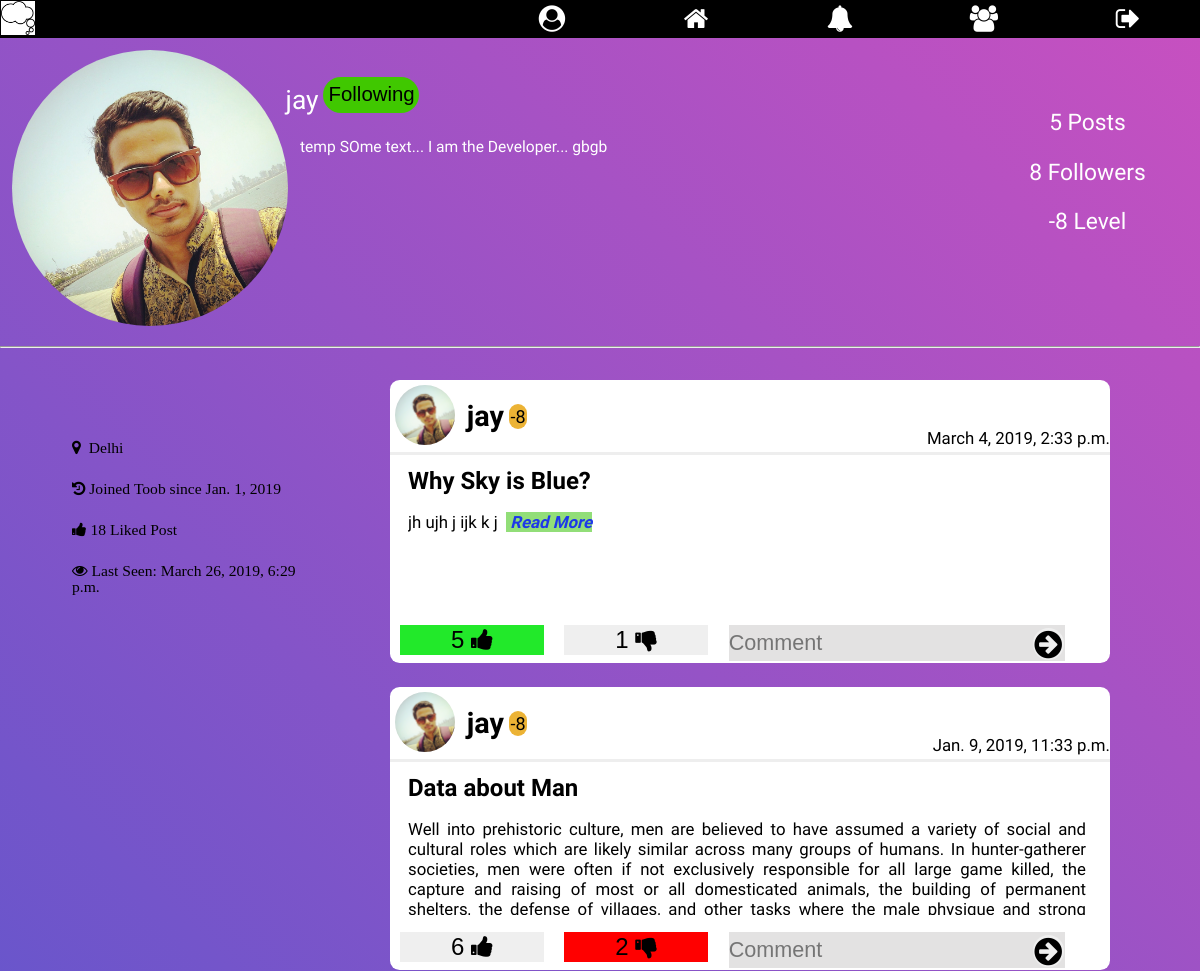
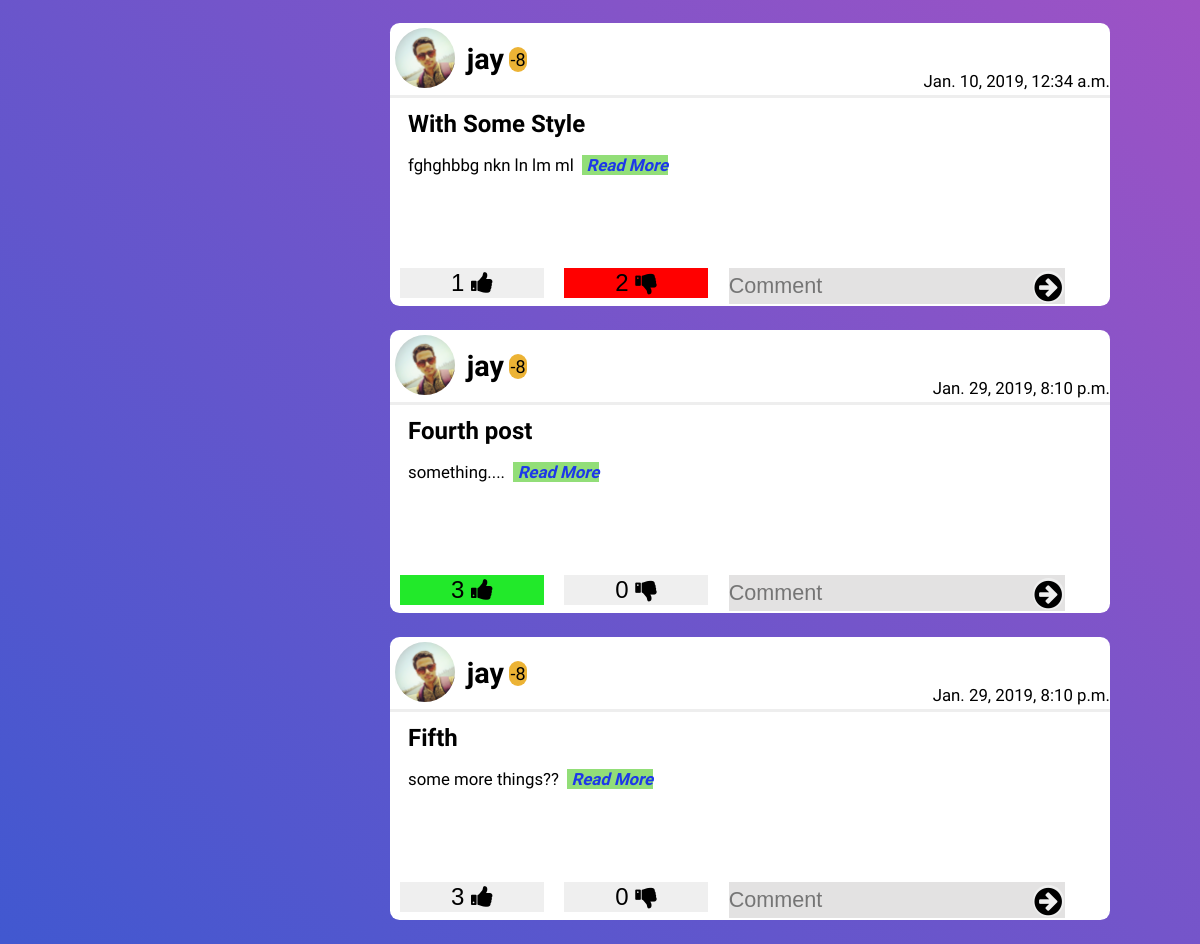
Page /profile/2/ (signed in) on the earlier database version (2 pictures, top to bottom).
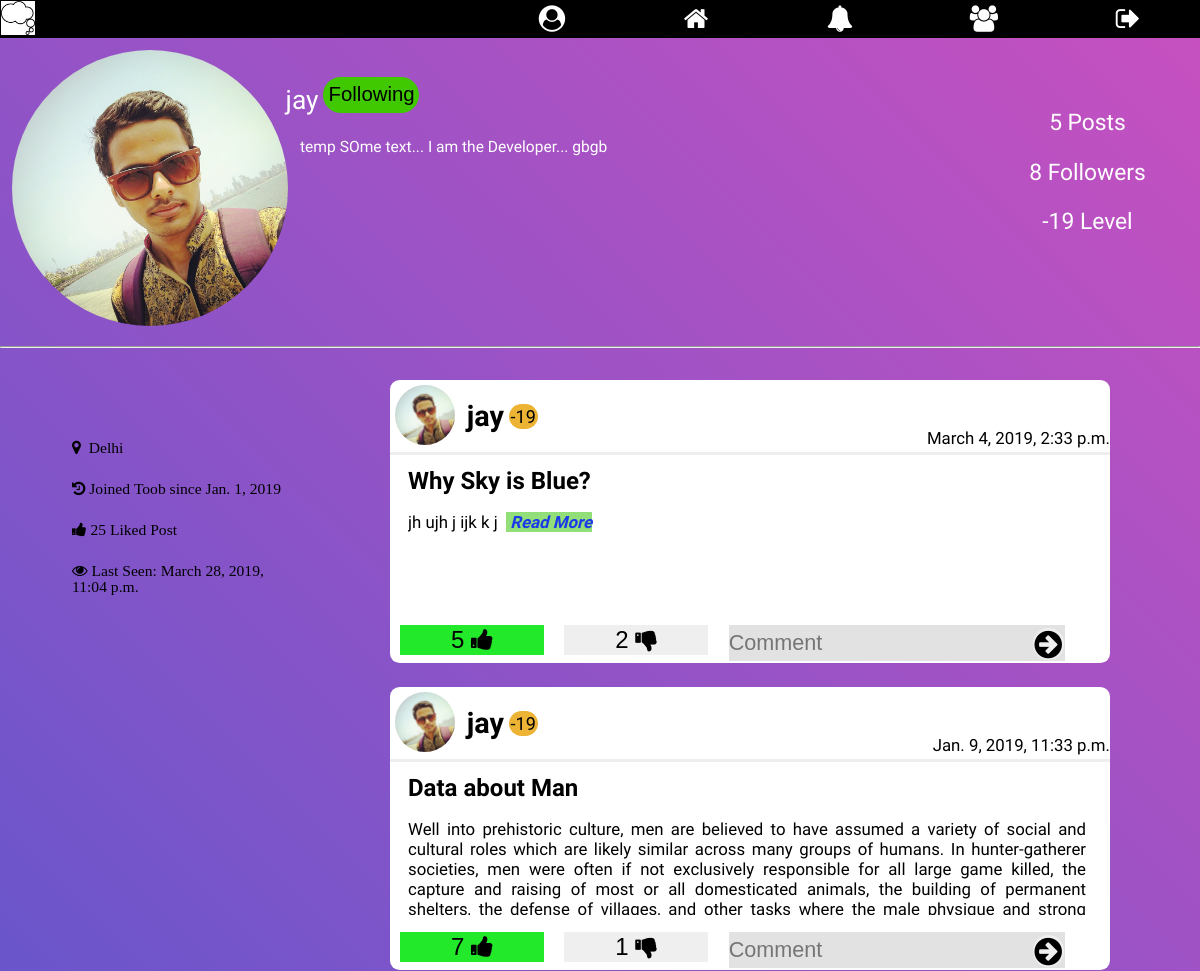
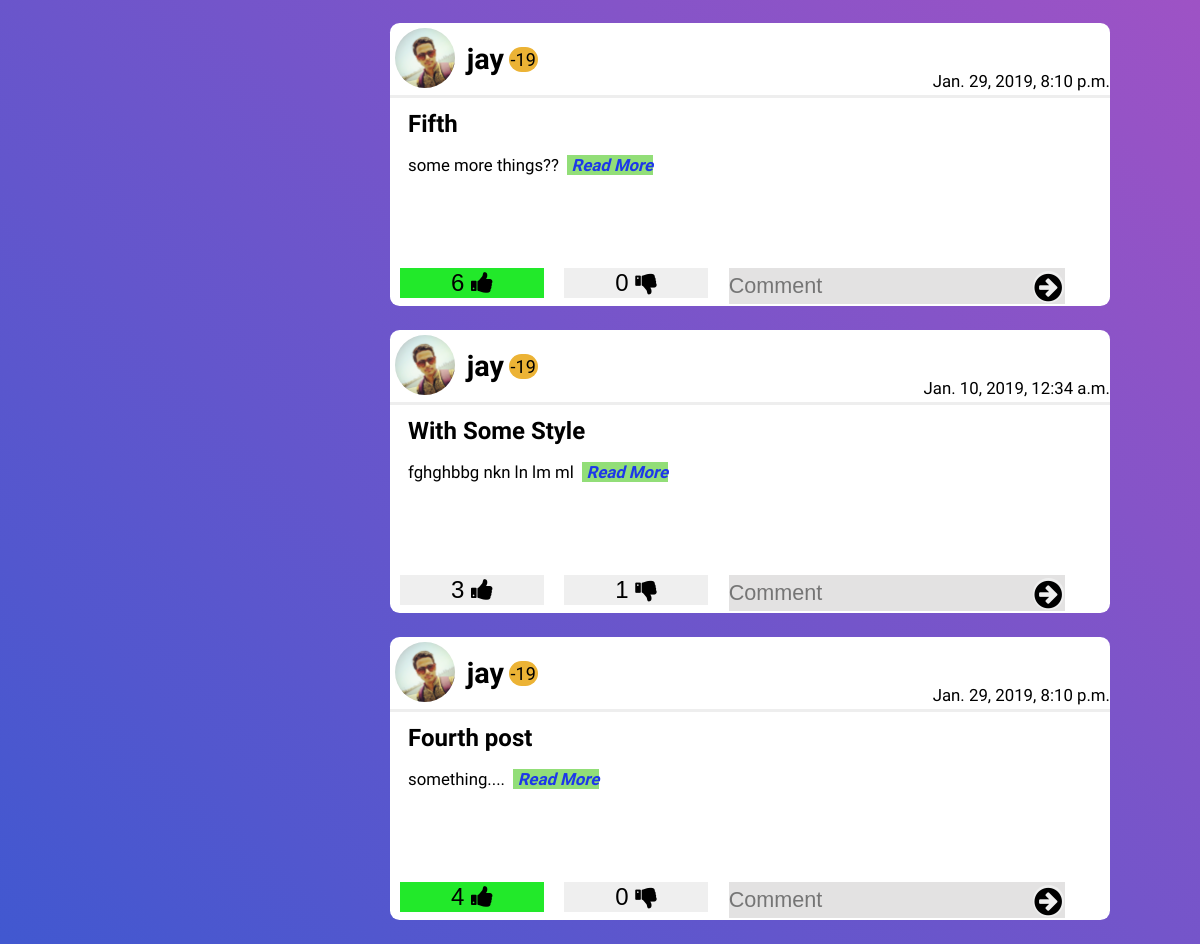
Same page on the later database version (2 pictures, top to bottom).
### signup/models.py (models this page shows)
class Profile(models.Model):
    user = models.OneToOneField(User, on_delete=models.CASCADE)
    gender = models.CharField(max_length=10, blank=True)
    city = models.CharField(max_length=30, blank=True)
    date_of_birth = models.DateField(null=True, blank=True)
    level = models.IntegerField(default=1)
    bio = models.TextField(max_length=410, default='Edit Bio')
    profile_pic = models.ImageField(
        blank=True,
        help_text="Select Your Profile Image",
    )
    date_of_joining = models.DateTimeField(editable=False,
                                           default=timezone.now)
    follows = models.ManyToManyField('Profile')
    def __str__(self):
        return str(self.user)

### home/models.py (models this page shows, shortened)
class Posts(models.Model):
    choices = (
        ("1", ("Question")),
        ("2", ("Creative Idea")),
        ("3", ("Innovation")),
        ("4", ("Nightmare")),
        ("5", ("Thought"))
    )
    title = models.CharField(max_length=250, blank=False)
    content = models.TextField(max_length=15000,
                               help_text="Write Your thought here...")
    creation_time = models.DateTimeField(auto_now_add=True, editable=False)
    likes = models.ManyToManyField(User, blank=True, related_name='likes')
    dis_likes = models.ManyToManyField(User, blank=True,
                                       related_name='dis_likes')
    image = models.ImageField(blank=True,
                              help_text="Use Image for Impowring your Thought")
    last_modified = models.DateTimeField(auto_now=True, editable=False)
    user_profile = models.ForeignKey(Profile, on_delete=models.CASCADE)
    trending_ratio = models.FloatField(default=1)
    type = models.CharField(max_length=50, choices=choices)
    tags = models.CharField(max_length=250)
    views = models.ManyToManyField(User, blank=True)

### signup/views.py (the view)
# urls.py: url(r'^(?P<user_id>[0-9]+)/$', views.profile, name='profile'),
def profile(request, user_id):   # when profile page is called
    print("Inside Profile page...")
    if request.user.is_authenticated:
        user_profile = get_object_or_404(Profile, id=user_id)
        logged_in_user_profile = get_object_or_404(Profile,
                                                   user=request.user.id)
        user_post = Posts.objects.all().filter(user_profile=user_id).order_by("-trending_ratio")
        following = Profile.objects.all().filter(follows=user_profile.id)
        likes = (
            Posts.objects
            .filter(user_profile=user_id)  # filtering the post of specific user
            .annotate(likes_count=Count('likes'))  # counting likes on each post
            .aggregate(total_likes=Sum('likes_count'))  # Summing likes on each post to give total likes
        )
        context = {
            'logged_in_user_profile': logged_in_user_profile,
            'user_profile': user_profile,
            'user_post': user_post,
            'following': following,
            'total_likes': likes.get('total_likes')
        }
        return render(request, 'profile.html', context)
    else:
        logger.critical(" Unauthenticated user tries to access the secured URL")
        return HttpResponseRedirect(reverse('login'))

### Notification/context_processor.py (called while the page is built)
def pass_value(request):
    if request.user.is_authenticated:
        user_prfile = Profile.objects.get(user=request.user)
        my_notif = Notifications.objects.filter(receiver=user_prfile)
        unseen_notif_count = my_notif.filter(view=False).count()
        count = my_notif.count()
        if count >= 13:
            my_notif = my_notif[count-13:]
        context = {
            "my_notif": my_notif,
            "unseen_notif_count": unseen_notif_count
        }
        return context
    else:
        context = {}
        return context

### signup/templates/profile.html (shortened to what this page needs)
{% extends 'base.html' %}
{% block content %}
  {% load static %}
  <link rel="stylesheet" href="{% static 'signup/profile_style.css' %}">
  <div class="user-info">
    {% if user_profile.profile_pic %}
      <img src="{{ user_profile.profile_pic.url }}" class="profile-pic" alt="Image not found">
    {% else %}
      <img src="{% static 'toob/images/default-profile.png' %}" class="profile-pic" alt="Image not found">
    {% endif %}
    <div class="bio"><p>
      {{ user_profile.bio }}
    </p></div>
    <div class="above-bio">
      <span class="user-name">{{ user_profile.user.username }}</span>
      {% if user_profile.user.username != request.user.username %}
        {% include 'follow_section.html' %}
      {% else %}
        <a href="/profile/edit" id="edit_profile">Edit Profile</a><br>
      {% endif %}
    </div>
    <div class="side-details" >
      <p class="side-data" align="center"><span >{{ user_post|length }}</span> Posts <br></p>
      <p class="side-data" align="center"><span> {{ following|length }} </span> Followers</p>
      <p class="side-data" align="center"><span>{{ user_profile.level }}</span> Level</p>
    </div>
  </div>
  <hr>
  <div class="user-extra">
    <div class="user-technical">
      <div class="data-box">
        <span class="data fa fa-map-marker">&nbsp;&nbsp;{{ user_profile.city }}</span><br>
        <span class="data fa fa-history">&nbsp;Joined Toob since {{ user_profile.date_of_joining|date }}</span><br>
        <span class="data fa fa-thumbs-up">&nbsp;{{ total_likes }} Liked Post</span><br>
        <span class="data fa fa-eye">&nbsp;Last Seen: {{ user_profile.user.last_login }}</span><br>
      </div>
    </div>
    <div class="user-posts">
      {% for post in user_post %}
      <div class="posts" id="post-1">
        <div class="post-header">
          {% if user_profile.profile_pic %}
            <img src="{{ user_profile.profile_pic.url }}" class="post-profile-pic" alt="Image not found">
          {% else %}
            <img src="{% static 'toob/images/default-profile.png' %}" class="post-profile-pic" alt="Image not found">
          {% endif %}
          <h3 class="post-user-name">{{ post.user_profile }}</h3><span class="level">{{ post.user_profile.level }}</span>
          <span class="date">{{ post.creation_time }}</span>
        </div>
        <h2 class="thought-title">{{ post.title }}</h2>
        <p class="content" id="{{ post.id }}" onclick="showWholeContent({{ post.id }})">
          {{ post.content|slice:":1300" }}<a class="read_more" href="/details/{{ post.id }}"><b> Read More</b></a>
        </p>
        <div class="post-footer">
          {% include 'like_section.html' %}
          {% include 'dis_like_section.html' %}
          <form action="{% url 'comment_submit' post.id  %}" class="comment-form" method="POST">
            <input type="text" id="comment" name="comment" placeholder="Comment">
            <button type="submit" class="btn comment-submit">
              <i class="fa fa-arrow-circle-right fa-lg"></i>
            </button>
          </form>
        </div>
      </div>
      {% endfor %}
    </div>
  </div>
{% endblock %}

### templates/base.html (shortened to what this page needs)
<!doctype html>
<html lang="en">
<head>
    {% load static %}
    <link rel="stylesheet" href="{% static 'basestyle.css'%}">
    <link rel="stylesheet" type="text/css" href="{% static 'toob/fonts/font-awesome-4.7.0/css/font-awesome.min.css' %}">
</head>
<body>
      <div class="icon">
        <img src="{% static 'toob/images/icons/favicon.jpg' %}" alt="Image not found">
        <span>toob.com</span>
      </div>
      <header>
        <ul class="mainMenu" id="menu">
          {% if user.is_authenticated %}
            <a href="/profile/{{ request.user.profile.id }}"><li class="menuItem" id="profile"><span class="fa fa-user-circle"></span><span class="tooltiptext" id="profile-tooltip">Profile</span></li></a>
          {% else %}
            <a href="{% url 'login' %}"><li class="menuItem" id="profile"><span class="fa fa-user-circle"></span><span class="tooltiptext" id="profile-tooltip">Profile</span></li></a>
          {% endif %}
          <a href="{% url 'home' %}"><li class="menuItem" id="home"><span class="fa fa-home"></span><span class="tooltiptext" id="home-tooltip">Home</span></li></a>
          <a href="#"><li class="menuItem except" id="bell"><span class="fa fa-bell except"><span class="tooltiptext" id="bell-tooltip">Notification</span></li></a>
          <a href="{% url 'explore' %}"><li class="menuItem" id="community"><span class="fa fa-users"><span class="tooltiptext" id="users-tooltip">Explore</span></li></a>
          {% if user.is_authenticated %}
            <a href="{% url 'logout' %}"><li class="menuItem" id="logout"><span class="fa fa-sign-out"><span class="tooltiptext" id="sign-out-tooltip">Logout</span></li></a>
          {% else %}
            <a href="{% url 'login' %}"><li class="menuItem" id="login"><span class="fa fa-sign-in"><span class="tooltiptext" id="sign-out-tooltip">Login</span></li></a>
          {% endif %}
        </ul>
      </header>
    {% block content %}
    {% endblock %}
</body>
</html>

### templates/follow_section.html (shortened to what this page needs)
<form id="follow-form{{ user_profile.id }}" class="follow-form">
  {% if user.is_authenticated %}
    <button type="button" id="follow{{ user_profile.id }}" class="follow-btn" name="button">Follow</button><br>
    {% else %}
    <button type="button" onclick="location.href='{% url 'login' %}';" id="follow{{ user_profile.id }}" class="follow-btn" name="button">Follow</button><br>
    {% endif %}
</form>

### templates/like_section.html (shortened to what this page needs)
<form id="like-form{{ post.id }}">
  {% if user.is_authenticated %}
  <button type="submit" id="{{ post.id }}btn" name="like" value="{{ post.id }}" class="btn upvote">{{ post.likes.count }}&nbsp;<i class="fa fa-thumbs-up"></i></button>
  {% else %}
    <button type="button" id="{{ post.id }}btn" onclick="location.href='{% url 'login' %}';" name="like" class="btn upvote">{{ post.likes.count }}&nbsp;<i class="fa fa-thumbs-up"></i></button>
  {% endif %}
</form>

### templates/dis_like_section.html (shortened to what this page needs)
<form id="dis_like-form{{ post.id }}">
  {% if user.is_authenticated %}
  <button type="submit" id="{{ post.id }}btn2" name="like" value="{{ post.id }}" class="btn upvote">{{ post.dis_likes.count }}&nbsp;<i class="fa fa-thumbs-down"></i></button>
  {% else %}
    <button type="button" id="{{ post.id }}btn2" onclick="location.href='{% url 'login' %}';" name="like" class="btn upvote">{{ post.dis_likes.count }}&nbsp;<i class="fa fa-thumbs-down"></i></button>
  {% endif %}
</form>

### static/basestyle.css (style rules this page uses)
body { margin: 0px; padding: 0px; background: linear-gradient(-135deg, #c850c0, #4158d0); font-family: 'Arapey', sans-serif; }
.icon { position: absolute; top: 0vw; left: 0vw; }
.icon > img { padding: 0.1vw; width: 2.8vw; height: 2.8vw; }
.icon > span { font-size: 3vw; font-family:'Euphoria Script', cursive; margin: 0vw; padding: 0vw; position: relative; bottom: 0.7vw; animation-name: MultiColor; animation-duration: 10s; animation-iteration-count: infinite; animation-direction: alternate; }
header { height: auto; background-color: #000000; }
.mainMenu { display: flex; margin: 0px; padding: 0px; justify-content: flex-end; }
.menuItem { display: inline-block; width: 10vw; text-align: center; margin: 4px 1vw 4px 1vw; list-style-type: none; font-size: 2.2vw; color: #ffffff; }
#profile { align-self: flex-start }
a { text-decoration: none; color: inherit; width: inherit; height: inherit; }

### signup/static/signup/profile_style.css (style rules this page uses)
.user-info { display: flex; justify-content: space-around; color: #fff; }
.profile-pic { width: 25vw; height: 23vw; border-radius: 50%; margin: 1vw; flex: 1; }
.above-bio { position: absolute; top: 7vw; left: 23.8vw; }
.user-name { font-size: 2.2vw; }
.follow-form { display: inline; }
.follow-btn { width: 8vw; height: 3vw; border-radius: 2vw; font-size: 1.7vw; background-color: rgb(140, 238, 255); position: relative; bottom: 0.6vw; border: none; }
.bio { font-size: 1.3vw; position: relative; top: 7vw; flex: 3; height: 15vw; }
.side-details { flex: 1; }
.side-data { font-size: 1.9vw; position: relative; top: 4vw; }
.user-extra { display: flex; }
.user-technical { flex: 1; }
.data-box { margin-top: 5vw; }
.data { margin: 2vw 0 0 6vw; font-size: 1.3vw; }
.user-posts { flex: 3; }
.posts { font-family: 'Dosis', sans-serif; margin-left: auto; margin-right: auto; margin-top: 2vw; margin-bottom: 2vw; width: 60vw; height: auto; background-color: #fff; border-radius: 0.8vw; color: #000; }
.post-header { display: flex; justify-content: flex-start; border-bottom: inset; }
.post-profile-pic { margin: 0.4vw 0 0 0.4vw; border-radius: 50%; height: 5vw; width: 5vw; }
.post-user-name { margin: 1.6vw 0 0 1vw; padding: 0; font-size: 2.4vw; }
.level { background-color: rgb(236, 179, 53); border-radius: 2vw; padding: 0.15vw; margin-left: 0.4vw; height: 1.8vw; font-size: 1.5vw; text-align: center; position: relative; top : 2vw; }
.date { margin-top: 4vw; margin-left: auto; height: 2vw; font-size: 1.4vw; }
.thought-title { margin: 1vw 0 0 1.5vw; font-size: 2vw; }
.content { margin-left: 1.5vw; text-align: justify; padding-right: 2vw; font-size: 1.4vw; height: 8vw; overflow-y: hidden; }
.post-footer { width: inherit; height: 2.6vw; background-color: #fff; height: auto; display: flex; justify-content: space-around; border-radius: 2vw; padding-bottom: 0.2vw; }
.btn { border-style: none; height: inherit; width: 12vw; font-size: 2vw; }
.comment-form { display: inline; height: inherit; }
input[name="comment"] { border: none; background-color: rgb(227, 226, 226); height: 3vw; width: 28vw; padding: 0; font-size: 1.8vw; }
.comment-submit { padding: 0px; border-radius: 50%; width: 2.6vw; height: 2.6vw; position: relative; right: 3vw; top: 0.2vw; }
.read_more { color: rgb(29, 56, 233); background-color: rgb(146, 222, 120); margin: 0.7vw 0.7vw 1.2vw 0.7vw; font-style: italic; }

Differences in the rows shown:
changed Profile "temp SOme text... I am the Developer... gbgb": level "-8" → "-19"; user.last_login "March 26, 2019, 6:29 p.m." → "March 28, 2019, 11:04 p.m."
changed Posts "Why Sky is Blue?": user_profile.level "-8" → "-19"; dis_likes.count "1" → "2"
changed Posts "Data about Man": user_profile.level "-8" → "-19"; likes.count "6" → "7"; dis_likes.count "2" → "1"
changed Posts "Fifth": user_profile.level "-8" → "-19"; likes.count "3" → "6"; moves up the list
changed Posts "With Some Style": user_profile.level "-8" → "-19"; likes.count "1" → "3"; dis_likes.count "2" → "1"
changed Posts "Fourth post": user_profile.level "-8" → "-19"; likes.count "3" → "4"
Other differences:
{{ total_likes }}: "18" → "25"
